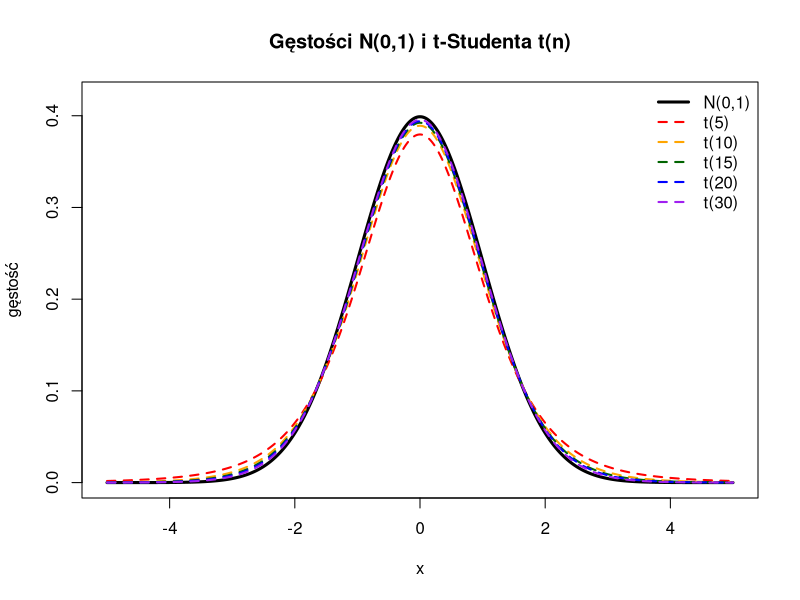

Source code (R):
# ------------------------------------------------------------
# Na jednym rysunku narysuj wykresy gęstości rozkładów N(0,1) i t(n), 
# dla n = 5, 10, 15, 20, 30. Jak zmienia się rozkład t-Studenta w stosunku 
# do rozkładu N(0,1) wraz ze wzrostem liczby stopni swobody n? Oblicz 
# wariancję dla rozkładu t-Studenta i porównaj z wariancją rozkładu N(0,1).
# ------------------------------------------------------------

stopnie <- c(5, 10, 15, 20, 30)
kolory <- c("red", "orange", "darkgreen", "blue", "purple")

# Wykres
curve(dnorm(x), from = -5, to = 5, n = 500,
      col = "black", lwd = 3,
      ylim = c(0, 0.42),
      main = "Gęstości N(0,1) i t-Studenta t(n)",
      xlab = "x", ylab = "gęstość")

for (i in seq_along(stopnie)) {
  curve(dt(x, df = stopnie[i]), from = -5, to = 5, n = 500,
        col = kolory[i], lwd = 2, lty = 2, add = TRUE)
}

legend("topright",
       legend = c("N(0,1)", paste0("t(", stopnie, ")")),
       col    = c("black", kolory),
       lwd    = c(3, rep(2, length(stopnie))),
       lty    = c(1, rep(2, length(stopnie))),
       bty    = "n")

# Wariancja
wariancja_t <- function(n) ifelse(n > 2, n / (n - 2), Inf)

wyniki <- data.frame(
  n              = stopnie,
  var_t_wzor     = wariancja_t(stopnie),
  var_N01        = 1
)
wyniki$roznica <- wyniki$var_t_wzor - wyniki$var_N01

print(wyniki, digits = 5)
